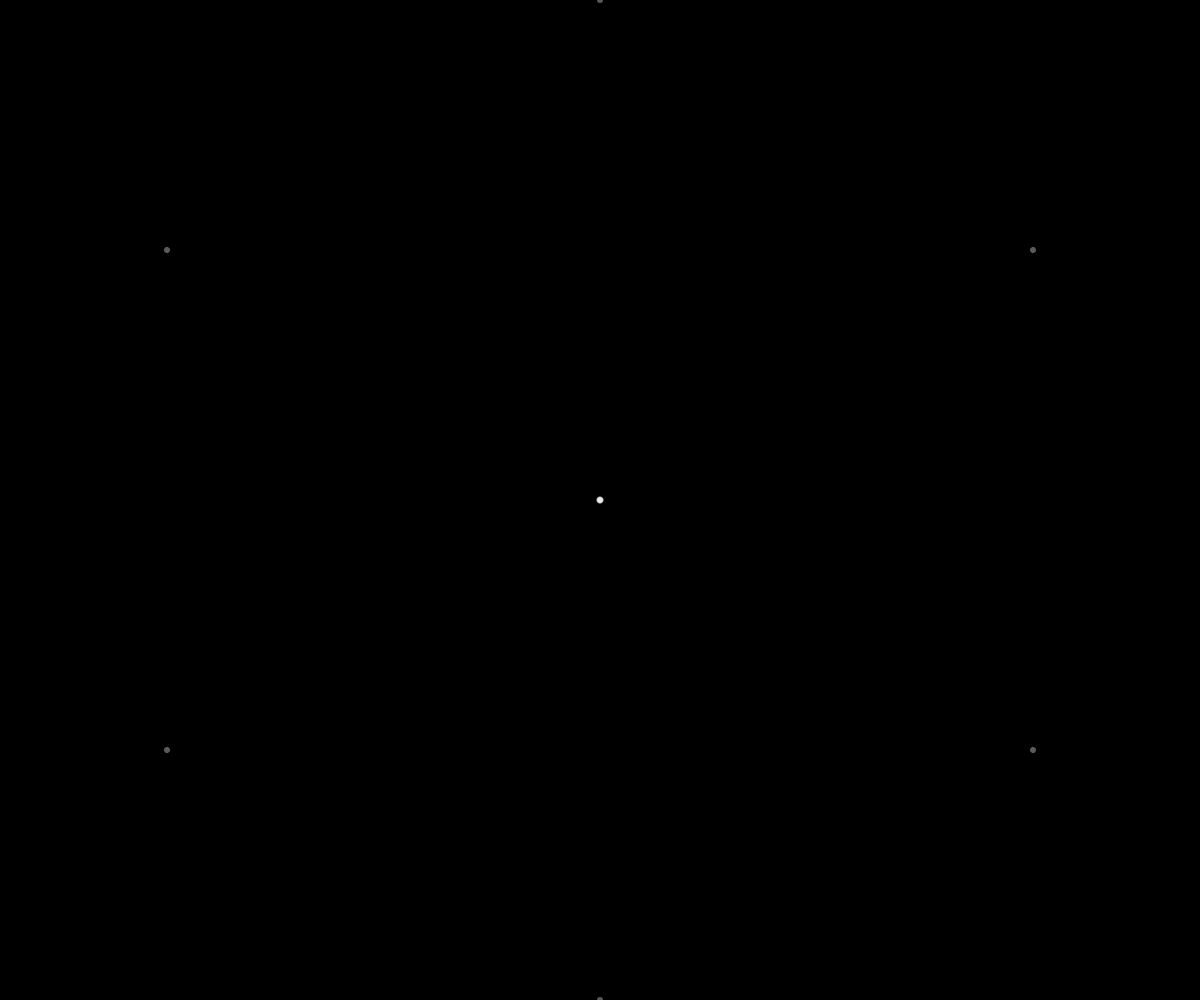
Frame 1 (no input)
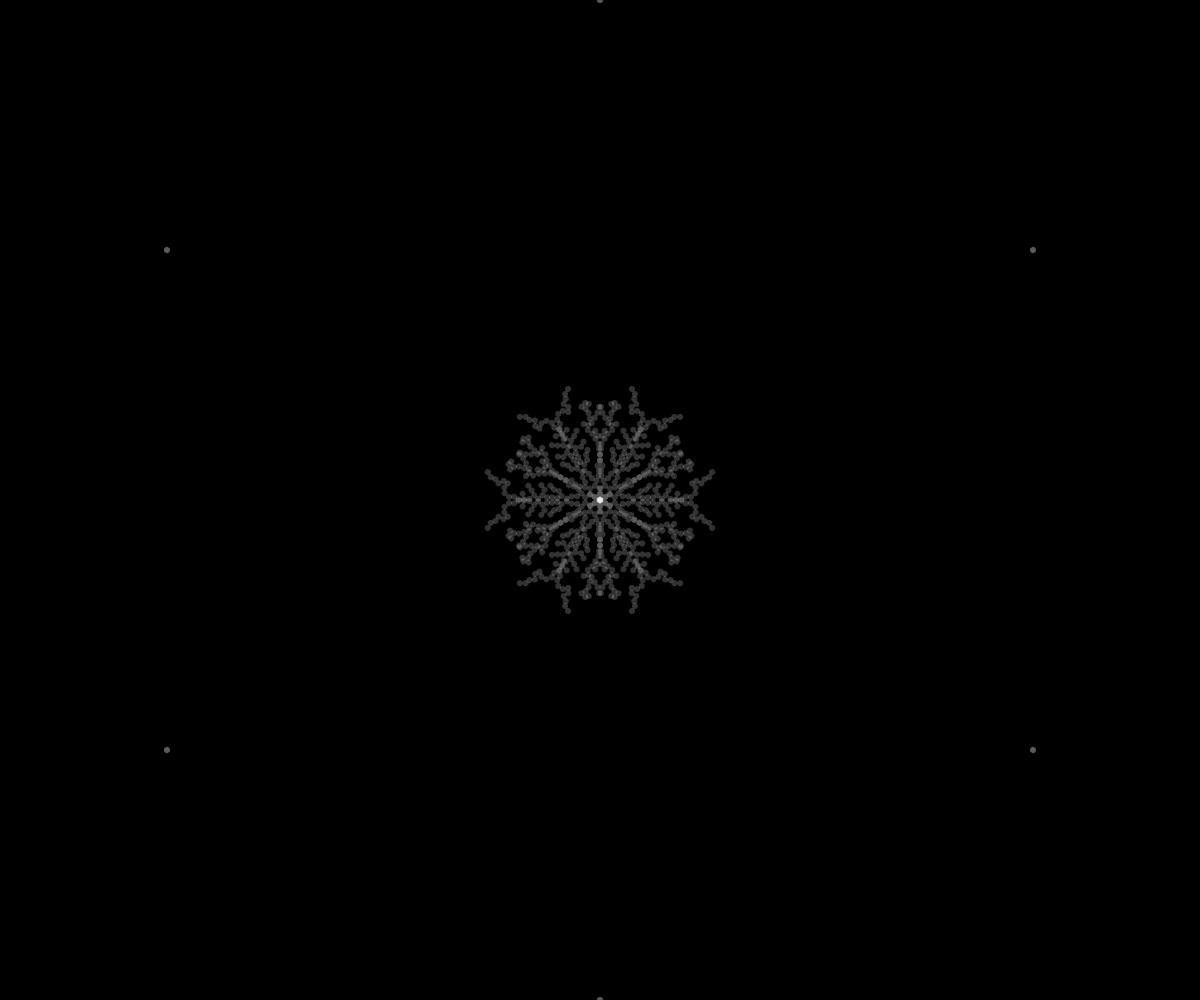
Frame 60 (no input)
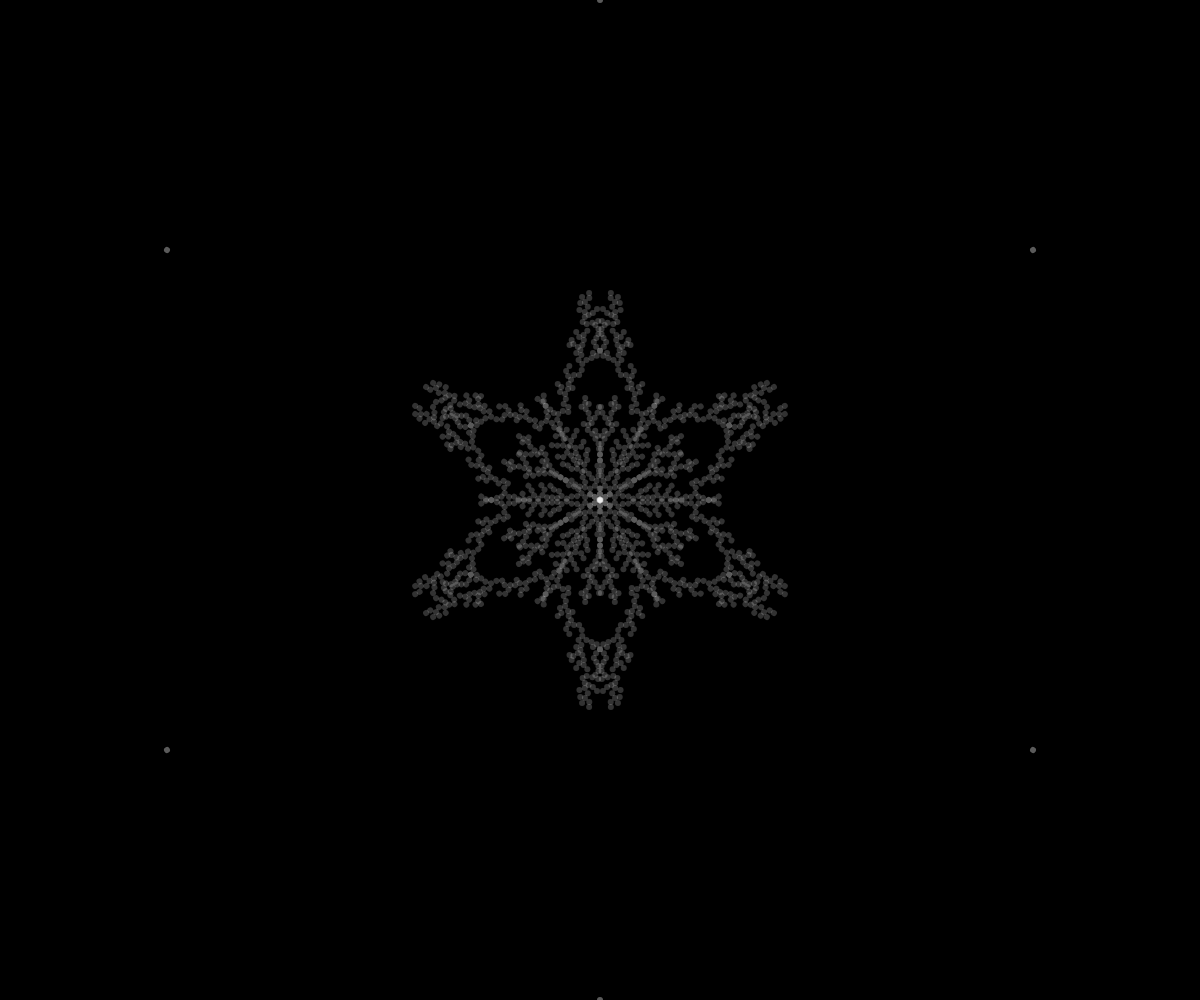
Frame 120 (the mouse pressed at the canvas centre since frame 60)

The p5.js sketch that drew these frames (run headless with seeded random() and noise() and a simulated clock; from frame 60 on, the mouse is pressed at the canvas centre):

// p5.js sketch
// ── sketch.js
/**
 * create a "Brownian Tree Snowflake"
 *
 * https://codegolf.stackexchange.com/questions/42506/draw-a-snowflake
 * https://www.flickr.com/photos/golanlevin/sets/72157594387404319
 */

let current

let snowflake = []

function setup() {
  createCanvas(windowWidth, windowHeight)
  current = new Particle(height / 2, 0)
}

function draw() {
  background(0)
  translate(width / 2, height / 2)
  rotate(PI / 6)

  while (!current.finished() && !current.intersects(snowflake)) {
    current.update()
  }

  snowflake.push(current)
  current = new Particle(height / 2, 0)

  for (let i = 0; i < 6; i++) {
    rotate(PI/3);
    current.show();
    for (let p of snowflake) {
      p.show();
    }

    push();
    scale(1, -1);
    current.show();
    for (let p of snowflake) {
      p.show();
    }
    pop();
  }
}

// ── particle.js
class Particle {
  constructor (x, y) {
    this.pos = createVector(x, y)
    this.r = 3
  }

  finished () {
    return this.pos.x < 1
  }

  intersects (snowflake) {
    let result = false
    for (let p of snowflake) {
      let d = dist(p.pos.x, p.pos.y, this.pos.x, this.pos.y)
      if (d < this.r * 2) {
        result = true
        break
      }
    }

    return result
  }

  update () {
    this.pos.x -= 1
    this.pos.y += random(-3, 3)

    let angle = this.pos.heading()
    angle = constrain(angle, 0, PI / 6)
    let magnitude = this.pos.mag()
    this.pos = p5.Vector.fromAngle(angle)
    this.pos.setMag(magnitude)
  }

  show () {
    fill(255, 50)
    noStroke()
    ellipse(this.pos.x, this.pos.y, this.r * 2)
  }
}
